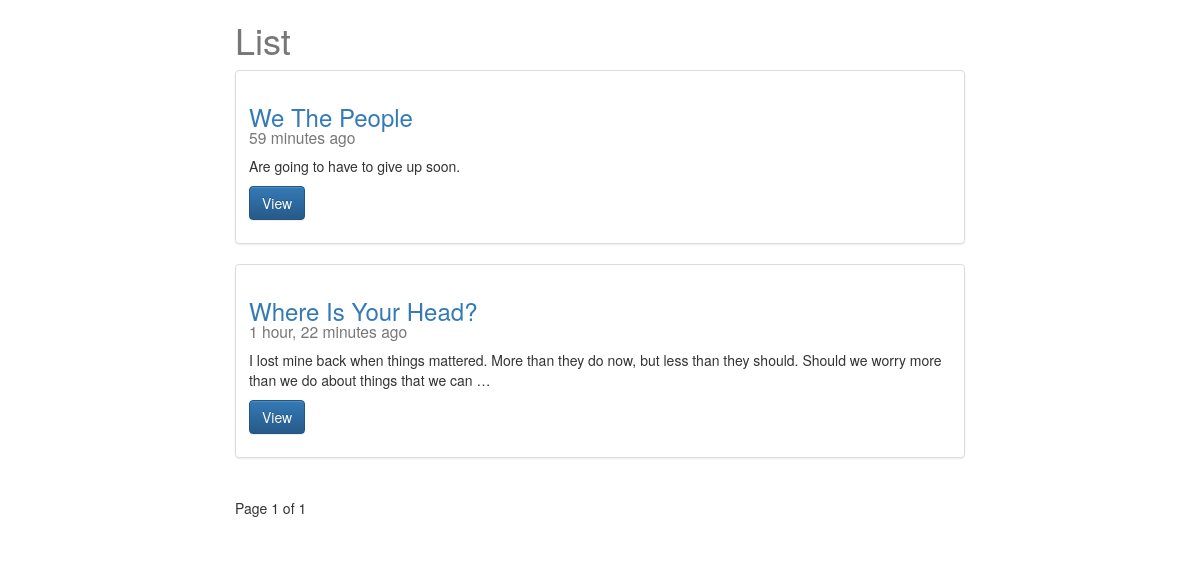
Screenshot of /blog/ with the database file from the repository.
### blog/models.py (models this page shows, shortened)
class Post(models.Model):
    title = models.CharField(max_length=120)
    slug = models.SlugField(unique=True)
    image = models.ImageField(upload_to= upload_location,
        null=True,
        blank=True,
        width_field= "width_field",
        height_field= "height_field")
    height_field = models.IntegerField(default=0)
    width_field = models.IntegerField(default=0)
    content = models.TextField()
    updated = models.DateTimeField(auto_now=True, auto_now_add=False)
    timestamp = models.DateTimeField(auto_now=False, auto_now_add=True)
    def get_absolute_url(self):
        return reverse("blog:detail", kwargs={"slug": self.slug})
    class Meta:
        ordering = ["-timestamp", "-updated"]

### blog/views.py (the view)
def blog_list(request):
    queryset_list = Post.objects.all() #.order_by("-timestamp")
    paginator = Paginator(queryset_list, 5) # Show 25 contacts per page
    page_request_var = 'page'
    page = request.GET.get(page_request_var)
    try:
        queryset = paginator.page(page)
    except PageNotAnInteger:
        queryset = paginator.page(1)
    except EmptyPage:
        queryset = paginator.page(paginator.num_pages)
    context = {
        "object_list": queryset,
        "title": "List",
        "page_request_var": page_request_var,
    }
    return render(request, "blog/list.html", context)

### blog/templates/blog/list.html (shortened to what this page needs)
{% extends "blog/base.html" %}
{% block content %}
<div class='col-sm-8 col-sm-offset-2'>
   <h1>{{ title }}</h1>
{% for obj in object_list %}
<div class="row">
  <div class="col-sm-12">
    <div class="thumbnail">
      <div class="caption">
        <h3><a href='{{ object.get_absolute_url }}'>{{ obj.title }}</a><br/><small>{{ obj.timestamp|timesince }} ago</small></h3>
        <p>{{ obj.content|linebreaks|truncatechars:150 }}</p>
        <p><a href="{{ obj.get_absolute_url }}" class="btn btn-primary" role="button">View</a></p>
      </div>
    </div>
  </div>
</div>
{% endfor %}
<div class="pagination">
    <span class="step-links">
        <span class="current">
            Page {{ object_list.number }} of {{ object_list.paginator.num_pages }}
        </span>
    </span>
</div>
</div>
{% endblock content %}

### blog/templates/blog/base.html (shortened to what this page needs)
{% load staticfiles %}
<html>
<head>
<link rel="stylesheet" href="https://maxcdn.bootstrapcdn.com/bootstrap/3.3.6/css/bootstrap.min.css">
<link rel="stylesheet" href="https://maxcdn.bootstrapcdn.com/bootstrap/3.3.6/css/bootstrap-theme.min.css">
<link rel ='stylesheet' href='{% static "css/base.css" %}' />
</head>
<body>
<div class='container'>
{% block content %}{% endblock content %}
</div>
</body>
</html>

### static/css/base.css (style rules this page uses)
h1 { color: #777777; }

### rows the page displays
Post: title "We The People", timestamp "59 minutes", content "Are going to have to give up soon."
Post: title "Where Is Your Head?", timestamp "1 hour, 22 minutes", content "I lost mine back when things mattered. More than they do now, but less than they should. Should we worry more than we do about things that we can …"

### other values shown
{{ title }} "List"
{{ object_list.number }} "1"
{{ object_list.paginator.num_pages }} "1"
